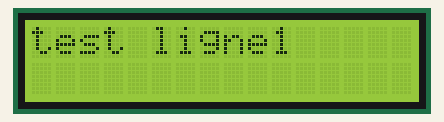
Recording of a sketch running on a simulated Arduino Uno, built with avr-gcc and run on an emulated ATmega328P. On the bench: 16×2 character LCD.

Above: at 0.1 s.
At 1.1 s:
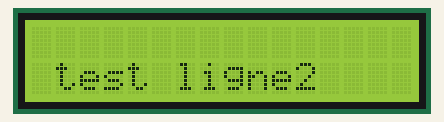

The sketch:

TestEcran.ino
```cpp
#include <LiquidCrystal.h>
LiquidCrystal lcd(2,3,4,5,6,7);

void setup() {
lcd.begin(16,2);
lcd.clear();

}

void loop() {
 lcd.setCursor(0,0);
lcd.print("test ligne1");
delay(1000);
lcd.clear();
lcd.setCursor(1,2);
lcd.print("test ligne2");
delay(1000);
lcd.clear();
}
```

Measured:
- what the display in image 1 shows lasts 1.0 s, from 1.1 s to 2.1 s
